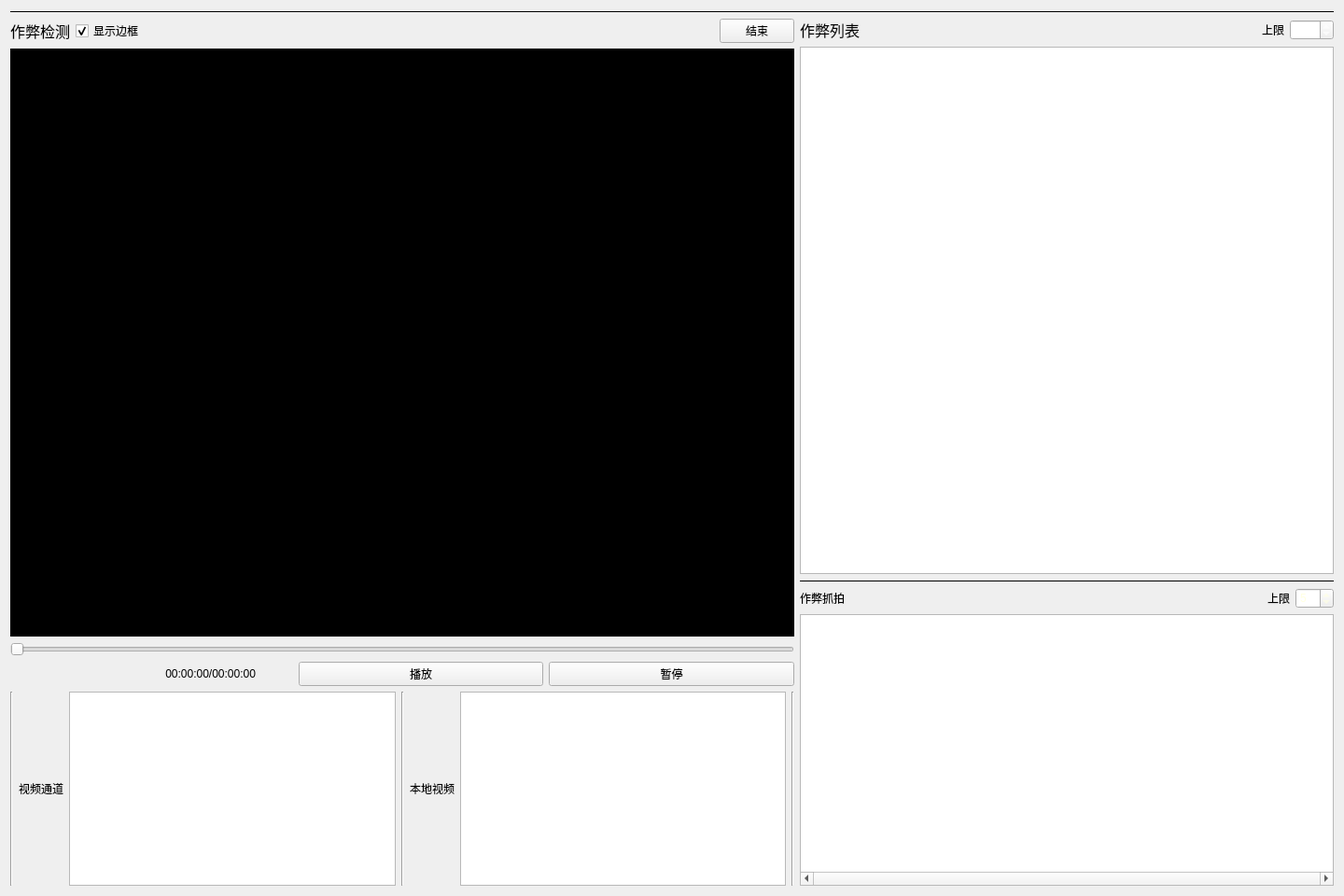
<?xml version="1.0" encoding="UTF-8"?>
<ui version="4.0">
 <class>CheatingDetection</class>
 <widget class="QWidget" name="CheatingDetection">
  <property name="windowModality">
   <enum>Qt::WindowModal</enum>
  </property>
  <property name="geometry">
   <rect>
    <x>0</x>
    <y>0</y>
    <width>1440</width>
    <height>960</height>
   </rect>
  </property>
  <property name="windowTitle">
   <string/>
  </property>
  <property name="styleSheet">
   <string notr="true">font: 12pt &quot;华文中宋&quot;;
</string>
  </property>
  <layout class="QGridLayout" name="gridLayout">
   <item row="0" column="0">
    <layout class="QVBoxLayout" name="verticalLayout_6">
     <item>
      <widget class="Line" name="line_4">
       <property name="frameShadow">
        <enum>QFrame::Plain</enum>
       </property>
       <property name="orientation">
        <enum>Qt::Horizontal</enum>
       </property>
      </widget>
     </item>
     <item>
      <layout class="QHBoxLayout" name="horizontalLayout_3">
       <item>
        <layout class="QVBoxLayout" name="verticalLayout_5">
         <item>
          <layout class="QVBoxLayout" name="verticalLayout_4">
           <item>
            <layout class="QHBoxLayout" name="horizontalLayout_10">
             <item>
              <widget class="QLabel" name="label_13">
               <property name="enabled">
                <bool>true</bool>
               </property>
               <property name="font">
                <font>
                 <family>华文行楷</family>
                 <pointsize>12</pointsize>
                 <weight>50</weight>
                 <italic>false</italic>
                 <bold>false</bold>
                </font>
               </property>
               <property name="styleSheet">
                <string notr="true">font: 12pt &quot;华文行楷&quot;;</string>
               </property>
               <property name="text">
                <string>作弊检测</string>
               </property>
              </widget>
             </item>
             <item>
              <widget class="QCheckBox" name="show_box_ckb">
               <property name="styleSheet">
                <string notr="true">font: 12pt &quot;华文中宋&quot;;</string>
               </property>
               <property name="text">
                <string>显示边框</string>
               </property>
               <property name="checked">
                <bool>true</bool>
               </property>
              </widget>
             </item>
             <item>
              <spacer name="horizontalSpacer_6">
               <property name="orientation">
                <enum>Qt::Horizontal</enum>
               </property>
               <property name="sizeHint" stdset="0">
                <size>
                 <width>40</width>
                 <height>20</height>
                </size>
               </property>
              </spacer>
             </item>
             <item>
              <widget class="QPushButton" name="close_source_btn">
               <property name="styleSheet">
                <string notr="true">font: 12pt &quot;华文中宋&quot;;</string>
               </property>
               <property name="text">
                <string>结束</string>
               </property>
              </widget>
             </item>
            </layout>
           </item>
           <item>
            <widget class="QLabel" name="video_screen">
             <property name="minimumSize">
              <size>
               <width>840</width>
               <height>630</height>
              </size>
             </property>
             <property name="autoFillBackground">
              <bool>false</bool>
             </property>
             <property name="styleSheet">
              <string notr="true">background-color: rgb(0, 0, 0);</string>
             </property>
             <property name="frameShadow">
              <enum>QFrame::Plain</enum>
             </property>
             <property name="text">
              <string/>
             </property>
            </widget>
           </item>
           <item>
            <widget class="QSlider" name="video_process_bar">
             <property name="autoFillBackground">
              <bool>false</bool>
             </property>
             <property name="minimum">
              <number>-1</number>
             </property>
             <property name="maximum">
              <number>-1</number>
             </property>
             <property name="value">
              <number>-1</number>
             </property>
             <property name="orientation">
              <enum>Qt::Horizontal</enum>
             </property>
             <property name="tickPosition">
              <enum>QSlider::NoTicks</enum>
             </property>
             <property name="tickInterval">
              <number>0</number>
             </property>
            </widget>
           </item>
           <item>
            <layout class="QHBoxLayout" name="horizontalLayout_11" stretch="1,0,1,1">
             <item>
              <widget class="QLabel" name="time_process_label">
               <property name="styleSheet">
                <string notr="true">font: 12pt &quot;华文中宋&quot;;</string>
               </property>
               <property name="text">
                <string>00:00:00/00:00:00</string>
               </property>
               <property name="alignment">
                <set>Qt::AlignRight|Qt::AlignTrailing|Qt::AlignVCenter</set>
               </property>
              </widget>
             </item>
             <item>
              <spacer name="horizontalSpacer_7">
               <property name="orientation">
                <enum>Qt::Horizontal</enum>
               </property>
               <property name="sizeHint" stdset="0">
                <size>
                 <width>40</width>
                 <height>20</height>
                </size>
               </property>
              </spacer>
             </item>
             <item>
              <widget class="QPushButton" name="play_video_btn">
               <property name="styleSheet">
                <string notr="true">font: 12pt &quot;华文中宋&quot;;</string>
               </property>
               <property name="text">
                <string>播放</string>
               </property>
              </widget>
             </item>
             <item>
              <widget class="QPushButton" name="stop_playing_btn">
               <property name="styleSheet">
                <string notr="true">font: 12pt &quot;华文中宋&quot;;</string>
               </property>
               <property name="text">
                <string>暂停</string>
               </property>
              </widget>
             </item>
            </layout>
           </item>
          </layout>
         </item>
         <item>
          <layout class="QHBoxLayout" name="horizontalLayout">
           <item>
            <widget class="Line" name="line_9">
             <property name="orientation">
              <enum>Qt::Vertical</enum>
             </property>
            </widget>
           </item>
           <item>
            <widget class="QLabel" name="label_11">
             <property name="styleSheet">
              <string notr="true">font: 12pt &quot;华文行楷&quot;;</string>
             </property>
             <property name="text">
              <string>视频通道</string>
             </property>
            </widget>
           </item>
           <item>
            <widget class="QListWidget" name="video_resource_list">
             <property name="font">
              <font>
               <family>华文隶书</family>
               <pointsize>12</pointsize>
               <weight>50</weight>
               <italic>false</italic>
               <bold>false</bold>
              </font>
             </property>
             <property name="styleSheet">
              <string notr="true">font: 12pt &quot;华文隶书&quot;;</string>
             </property>
             <property name="alternatingRowColors">
              <bool>false</bool>
             </property>
            </widget>
           </item>
           <item>
            <widget class="Line" name="line_7">
             <property name="orientation">
              <enum>Qt::Vertical</enum>
             </property>
            </widget>
           </item>
           <item>
            <widget class="QLabel" name="label_12">
             <property name="styleSheet">
              <string notr="true">font: 12pt &quot;华文行楷&quot;;</string>
             </property>
             <property name="text">
              <string>本地视频</string>
             </property>
            </widget>
           </item>
           <item>
            <widget class="QListWidget" name="video_resource_file_list">
             <property name="font">
              <font>
               <family>华文隶书</family>
               <pointsize>12</pointsize>
               <weight>50</weight>
               <italic>false</italic>
               <bold>false</bold>
              </font>
             </property>
             <property name="styleSheet">
              <string notr="true">font: 12pt &quot;华文隶书&quot;;</string>
             </property>
            </widget>
           </item>
           <item>
            <widget class="Line" name="line_12">
             <property name="orientation">
              <enum>Qt::Vertical</enum>
             </property>
            </widget>
           </item>
          </layout>
         </item>
        </layout>
       </item>
       <item>
        <layout class="QVBoxLayout" name="verticalLayout_3">
         <item>
          <layout class="QVBoxLayout" name="verticalLayout_2">
           <item>
            <layout class="QHBoxLayout" name="horizontalLayout_14" stretch="0,0,0,0">
             <item>
              <widget class="QLabel" name="label_4">
               <property name="font">
                <font>
                 <family>华文行楷</family>
                 <pointsize>12</pointsize>
                 <weight>50</weight>
                 <italic>false</italic>
                 <bold>false</bold>
                </font>
               </property>
               <property name="styleSheet">
                <string notr="true">font: 12pt &quot;华文行楷&quot;;</string>
               </property>
               <property name="text">
                <string>作弊列表</string>
               </property>
              </widget>
             </item>
             <item>
              <spacer name="horizontalSpacer_11">
               <property name="orientation">
                <enum>Qt::Horizontal</enum>
               </property>
               <property name="sizeHint" stdset="0">
                <size>
                 <width>40</width>
                 <height>20</height>
                </size>
               </property>
              </spacer>
             </item>
             <item>
              <widget class="QLabel" name="label_15">
               <property name="styleSheet">
                <string notr="true">font: 12pt &quot;华文中宋&quot;;</string>
               </property>
               <property name="text">
                <string>上限</string>
               </property>
              </widget>
             </item>
             <item>
              <widget class="QSpinBox" name="cheating_list_spin">
               <property name="styleSheet">
                <string notr="true">color:rgb(255,255,255);</string>
               </property>
               <property name="minimum">
                <number>1</number>
               </property>
               <property name="maximum">
                <number>100</number>
               </property>
               <property name="value">
                <number>20</number>
               </property>
              </widget>
             </item>
            </layout>
           </item>
           <item>
            <widget class="QListWidget" name="cheating_list">
             <property name="minimumSize">
              <size>
               <width>0</width>
               <height>0</height>
              </size>
             </property>
             <property name="maximumSize">
              <size>
               <width>16777215</width>
               <height>16777215</height>
              </size>
             </property>
             <property name="font">
              <font>
               <family>华文琥珀</family>
               <pointsize>10</pointsize>
               <weight>50</weight>
               <italic>false</italic>
               <bold>false</bold>
              </font>
             </property>
             <property name="cursor" stdset="0">
              <cursorShape>ArrowCursor</cursorShape>
             </property>
             <property name="layoutDirection">
              <enum>Qt::LeftToRight</enum>
             </property>
             <property name="styleSheet">
              <string notr="true">font: 10pt &quot;华文琥珀&quot;;</string>
             </property>
             <property name="lineWidth">
              <number>1</number>
             </property>
             <property name="verticalScrollBarPolicy">
              <enum>Qt::ScrollBarAsNeeded</enum>
             </property>
             <property name="horizontalScrollBarPolicy">
              <enum>Qt::ScrollBarAsNeeded</enum>
             </property>
             <property name="sizeAdjustPolicy">
              <enum>QAbstractScrollArea::AdjustIgnored</enum>
             </property>
             <property name="selectionBehavior">
              <enum>QAbstractItemView::SelectItems</enum>
             </property>
             <property name="textElideMode">
              <enum>Qt::ElideLeft</enum>
             </property>
             <property name="movement">
              <enum>QListView::Static</enum>
             </property>
             <property name="isWrapping" stdset="0">
              <bool>false</bool>
             </property>
             <property name="resizeMode">
              <enum>QListView::Fixed</enum>
             </property>
             <property name="layoutMode">
              <enum>QListView::SinglePass</enum>
             </property>
             <property name="spacing">
              <number>0</number>
             </property>
             <property name="viewMode">
              <enum>QListView::ListMode</enum>
             </property>
             <property name="modelColumn">
              <number>0</number>
             </property>
             <property name="selectionRectVisible">
              <bool>false</bool>
             </property>
            </widget>
           </item>
          </layout>
         </item>
         <item>
          <widget class="Line" name="line_2">
           <property name="frameShadow">
            <enum>QFrame::Plain</enum>
           </property>
           <property name="orientation">
            <enum>Qt::Horizontal</enum>
           </property>
          </widget>
         </item>
         <item>
          <layout class="QVBoxLayout" name="verticalLayout">
           <item>
            <layout class="QHBoxLayout" name="horizontalLayout_2">
             <item>
              <widget class="QLabel" name="real_time_catch_lbl">
               <property name="enabled">
                <bool>true</bool>
               </property>
               <property name="maximumSize">
                <size>
                 <width>16777215</width>
                 <height>16777215</height>
                </size>
               </property>
               <property name="styleSheet">
                <string notr="true">font: 12pt &quot;华文行楷&quot;;</string>
               </property>
               <property name="text">
                <string>作弊抓拍</string>
               </property>
              </widget>
             </item>
             <item>
              <spacer name="horizontalSpacer_10">
               <property name="orientation">
                <enum>Qt::Horizontal</enum>
               </property>
               <property name="sizeHint" stdset="0">
                <size>
                 <width>40</width>
                 <height>20</height>
                </size>
               </property>
              </spacer>
             </item>
             <item>
              <widget class="QLabel" name="label_14">
               <property name="styleSheet">
                <string notr="true">font: 12pt &quot;华文中宋&quot;;</string>
               </property>
               <property name="text">
                <string>上限</string>
               </property>
              </widget>
             </item>
             <item>
              <widget class="QSpinBox" name="real_time_catch_spin">
               <property name="styleSheet">
                <string notr="true">color:rgb(255,255,225);</string>
               </property>
               <property name="minimum">
                <number>1</number>
               </property>
               <property name="maximum">
                <number>50</number>
               </property>
               <property name="value">
                <number>5</number>
               </property>
              </widget>
             </item>
            </layout>
           </item>
           <item>
            <widget class="QListWidget" name="real_time_catch_list">
             <property name="sizePolicy">
              <sizepolicy hsizetype="Expanding" vsizetype="Fixed">
               <horstretch>0</horstretch>
               <verstretch>0</verstretch>
              </sizepolicy>
             </property>
             <property name="minimumSize">
              <size>
               <width>0</width>
               <height>291</height>
              </size>
             </property>
             <property name="sizeIncrement">
              <size>
               <width>0</width>
               <height>0</height>
              </size>
             </property>
             <property name="baseSize">
              <size>
               <width>0</width>
               <height>0</height>
              </size>
             </property>
             <property name="styleSheet">
              <string notr="true">font: 12pt &quot;华文琥珀&quot;;</string>
             </property>
             <property name="horizontalScrollBarPolicy">
              <enum>Qt::ScrollBarAlwaysOn</enum>
             </property>
             <property name="flow">
              <enum>QListView::LeftToRight</enum>
             </property>
            </widget>
           </item>
          </layout>
         </item>
        </layout>
       </item>
      </layout>
     </item>
    </layout>
   </item>
  </layout>
 </widget>
 <resources/>
 <connections/>
</ui>
